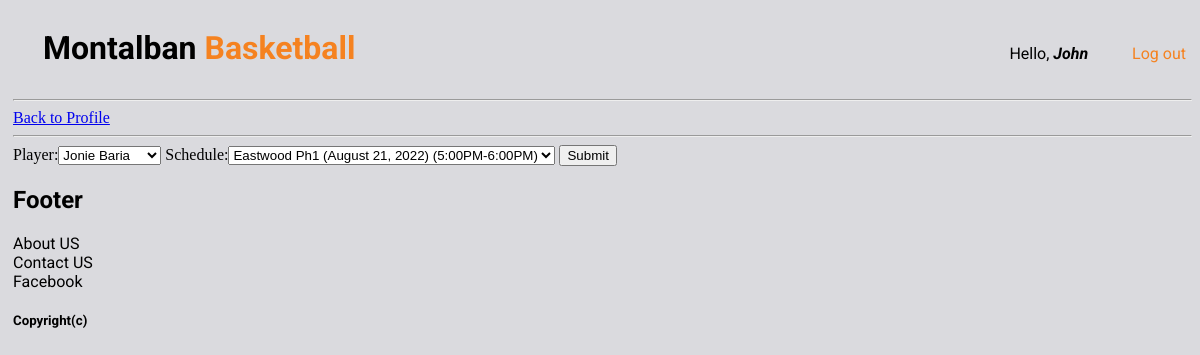
Page /update_booking/1 (signed in) on the committed database.
### gametime/models.py (models this page shows, shortened)
class Booking(models.Model):
	STATUS = (
		('waiting for players...', 'waiting for players...'),
		('Complete Players', 'Complete Players'),
		('Rescheduled', 'Rescheduled'),
		('Now Playing', 'Now Playing'),
		('Game Ended', 'Game Ended'),
		)
	player = models.ForeignKey(Player, null=True, blank=True, on_delete= models.SET_NULL)
	schedule = models.ForeignKey(Schedule, null=True,blank=True, on_delete= models.SET_NULL)
	date_booked = models.DateTimeField(auto_now_add=True, blank=True)
	status= models.CharField(max_length=200, null=True, blank=True, choices=STATUS)
	payment = models.ForeignKey(Tag, null=True, blank=True, on_delete= models.SET_NULL)

class Schedule(models.Model):
	COURTS = (
		('Eastwood Ph1', 'Eastwood Ph1'),
		('Eastwood Ph2', 'Eastwood Ph2'),
		('Diliman', 'Diliman'),
		('Eastwind', 'Eastwind'),
		('Centella', 'Centella'),
		)
	TIME = (
		('5:00PM-6:00PM', '5:00PM-6:00PM'),
		('6:00PM-7:00PM', '6:00PM-7:00PM'),
		('7:00PM-8:00PM', '7:00PM-8:00PM'),
		('8:00PM-9:00PM', '8:00PM-9:00PM'),
		)
	court = models.CharField(max_length=200, null=True,blank=True, choices=COURTS)
	schedule = models.CharField(max_length=200, null=True, blank=True, choices=TIME)
	statman = models.CharField(max_length=200, blank=True, null=True)
	price = models.FloatField(null=True, blank=True,)
	date = models.CharField(max_length=200, blank=True, null=True)
	def __str__(self):
		return f"{self.court} ({self.date}) ({self.schedule}) "

### gametime/views.py (the view)
# urls.py: path('update_booking/<str:pk>', views.updatebooking, name='update_booking'),
@login_required(login_url='login')
def updatebooking(request, pk):
    book = Booking.objects.get(id=pk)
    form = OrderForm(instance=book)
    if request.method == "POST":
        form = OrderForm(request.POST, instance=book)
        if form.is_valid():
            form.save()
            return redirect('/')
    context = {'form': form}
    return render(request,'gametime/booking_form.html', context)

### gametime/forms.py
class OrderForm(ModelForm):
	class Meta:
		model = Booking
		fields = ['player', "schedule"]

### gametime/models.py (called while the page is built)
	def __str__(self):
		return str(self.name)

### gametime/templates/gametime/booking_form.html (shortened to what this page needs)
 {% extends 'gametime/main.html' %}
 {% load static %}
 {% block content %}
    <span><a href="{% url 'PlayerProf' %}"> Back to Profile</a></span>
    <br>
 <hr>
    <form action="" method="POST">
            {{form}}
        <input type="submit" name="Submit">
    </form>
 {% endblock %}

### gametime/templates/gametime/main.html (shortened to what this page needs)
<!DOCTYPE html>
<html>
<head>
</head>
<body style="background-color:#dadade; padding-left: 5px;">
<div style="margin-bottom:10px">
	<div style="display:inline-block;"><h1 style="display: inline-block;margin-right: 650px; margin-left: 30px; font-family: Roboto;">Montalban <span style="color:#f58220;">Basketball</span></h1>
	</div>
	<div align="center" style="display: inline-block;font-family: roboto;">Hello, <b><i>{{request.user}}</i></b>
	<p style="display: inline-block; "><span style="margin-left: 40px; color:#f58220; font-family: roboto"><a style="color: #f58220; text-decoration: none;" href="{% url 'logout' %}">Log out</a></span></p>
	</div>
</div>
<hr>
	{%block content%}
	{% endblock %}
	<div style="font-family: roboto"><h2>Footer</h2>
	<p>About US</p>
	<p>Contact US</p>
	<p>Facebook</p>
	<h5>Copyright(c)</h5></div>
</body>
</html>

### gametime/templates/gametime/main.html (style rules this page uses)
p { margin: 0; }

### rows in the picture
Booking: player "Jonie Baria"
Schedule: schedule "Eastwood Ph1 (August 21, 2022) (5:00PM-6:00PM)"

### other values in the picture
{{ request.user }} "John"
